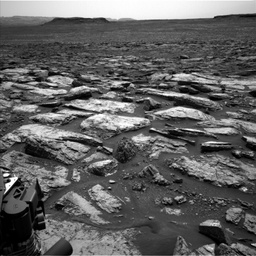
#> input picture Images/LeftNavCam.jpg, 256 x 256 px, shrunk from 1024 x 1024 before the run, found by its file name
$ python Stereo_Matching.py
#> lines starting #> are read from the running program, lines starting #| are printed output that depends on the picture
import numpy as np
from tqdm import tqdm
import cv2 as cv

def stereo_matching(left_img, right_img, window_size=5):
    # Define some parameters (you should set these based on your camera calibration)
    focal_metric = 14.67e-3
    pixel_size = 12e-6
    focal_pixel = focal_metric/pixel_size  # Focal length in pixels
    baseline = 0.42   # Baseline between the two cameras in arbitrary units

    height, width = left_img.shape

    half_window = window_size // 2
    disparity_map = np.zeros((height, width), dtype=np.float32)

    for y in tqdm(range(half_window, height - half_window)):

        for x in range(half_window, width - half_window):
            left_patch = left_img[y - half_window:y + half_window + 1, x - half_window:x + half_window + 1]
            best_disparity = 0
            best_corr = -1

            normalised_left = left_patch / np.linalg.norm(left_patch)

            for x2 in range(x, half_window, - 1):
                right_patch = right_img[y - half_window:y + half_window + 1, x2 - half_window:x2 + half_window + 1]


                normalised_right = right_patch / np.linalg.norm(right_patch)

                corr = np.sum(np.multiply(normalised_left, normalised_right))

                if corr > best_corr:
                    best_corr = corr
                    best_disparity = x - x2

            if best_corr < 0.1:
                best_disparity = 0

            # Compute depth from disparity
            if best_disparity != 0:
                depth = (focal_pixel * baseline) / best_disparity
                disparity_map[y, x] = depth

    return disparity_map

# Load your left and right images here
left_image = cv.imread("LeftNavCam.jpg", cv.IMREAD_GRAYSCALE)
#> left_image is the input picture: shape (256, 256); min 0, max 255, mean 96.9
left_image = cv.resize(left_image, (0, 0), fx = 0.2, fy = 0.2)
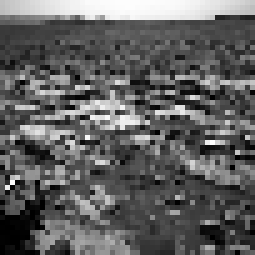
#> left_image: shape (51, 51) (shown 5 times larger); min 0, max 254, mean 96.3
cv.imshow("Left image", left_image)

right_image = cv.imread("RightNavCam.jpg", cv.IMREAD_GRAYSCALE)
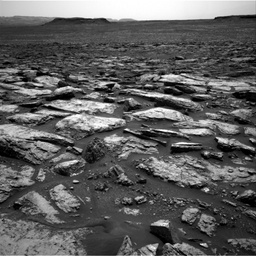
#> input picture Images/RightNavCam.jpg, 256 x 256 px, shrunk from 1024 x 1024 before the run, found by its file name
#> right_image is the input picture: shape (256, 256); min 0, max 255, mean 94.3
right_image = cv.resize(right_image, (0, 0), fx = 0.2, fy = 0.2)
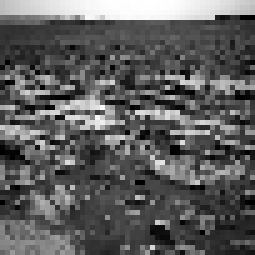
#> right_image: shape (51, 51) (shown 5 times larger); min 0, max 255, mean 93.3
cv.imshow("Right image", right_image)
cv.waitKey(0)
# Call the stereo_matching function
disparity_map = stereo_matching(left_image, right_image, window_size=5)
#> after the loop in stereo_matching, `for y in tqdm(range(half_window, height - half_window)):`:
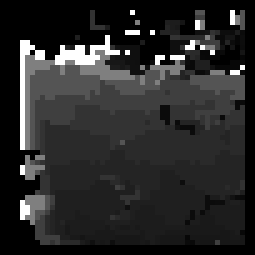
#> disparity_map: shape (51, 51) float32 (shown 5 times larger); min 0, max 513.5, mean 84.7; drawn with min black and max white

# Display or save the disparity map
# You can use libraries like OpenCV or Matplotlib for this purpose

# Example to display the disparity map using Matplotlib
import matplotlib.pyplot as plt
plt.imshow(disparity_map, cmap='plasma')
plt.colorbar()
plt.show()
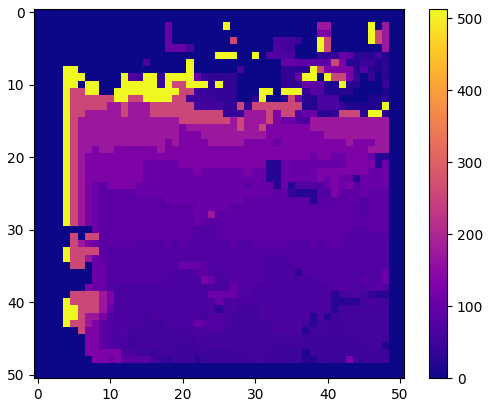
#> figure drawn by matplotlib, 2 panels
